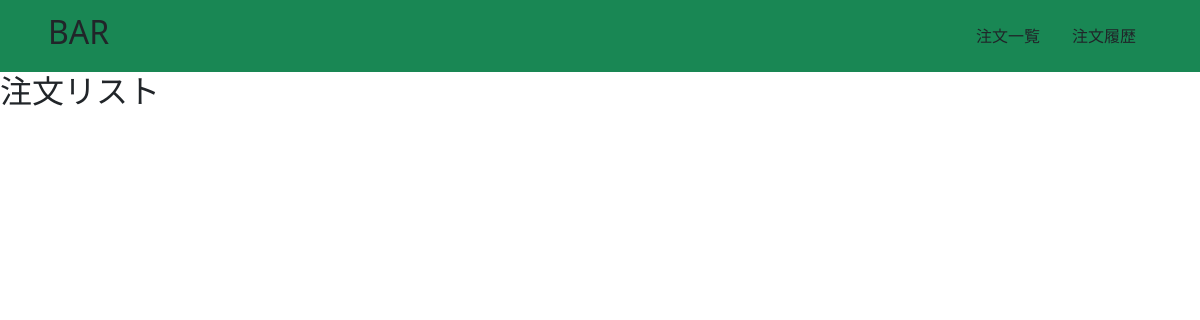
Page /cart_list/ on the earlier database version.
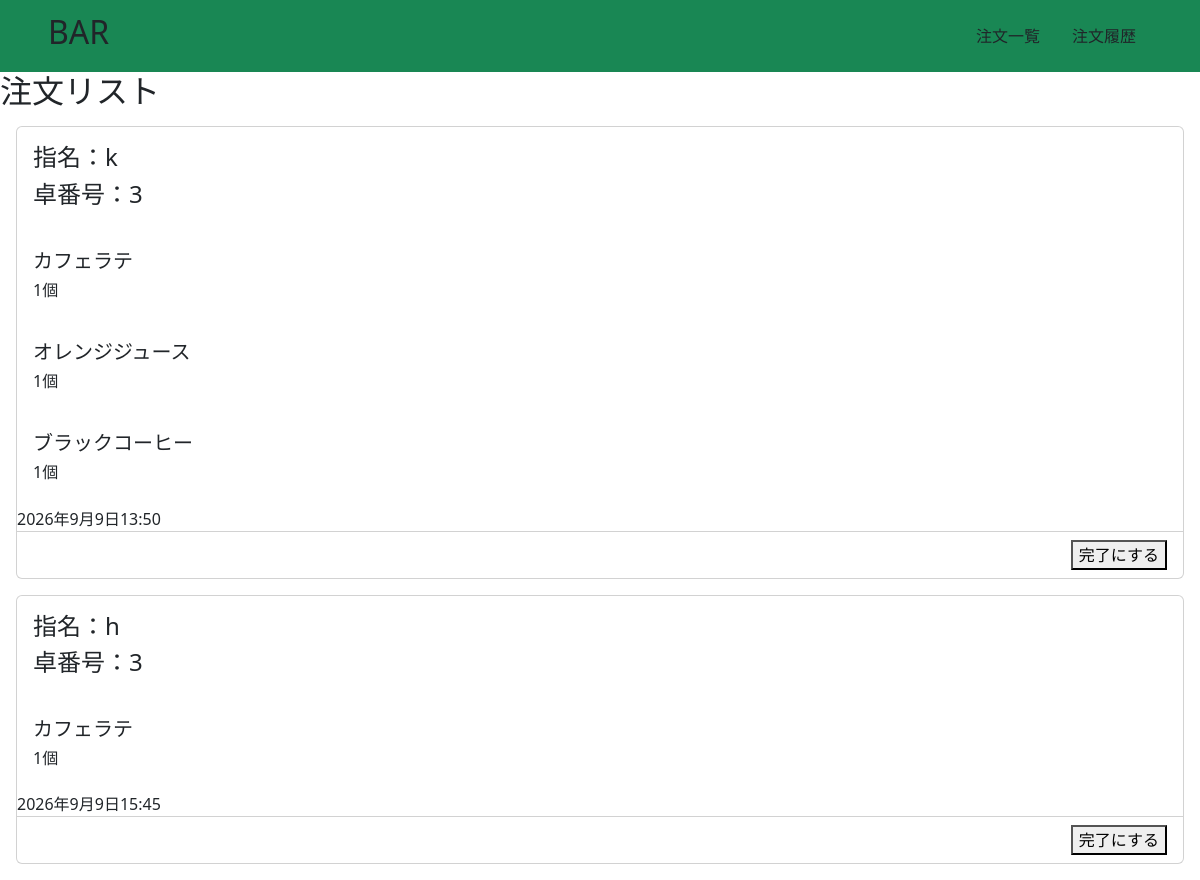
Same page on the later database version.
### bar/models.py (models this page shows)
class Order(models.Model):
    table_number = models.IntegerField()
    staff = models.ForeignKey(Staff, on_delete=models.SET_NULL, null=True)
    created_at = models.DateTimeField(auto_now_add=True)
    is_completed = models.BooleanField(default=False)

class Staff(models.Model):
    name = models.CharField(max_length=100)
    photo = models.ImageField(blank=True, null=True)
    def __str__(self):
        return self.name

class OrderItem(models.Model):
    order = models.ForeignKey(Order, on_delete=models.CASCADE, related_name="items")
    product = models.ForeignKey(Product, on_delete=models.PROTECT)
    quantity = models.IntegerField()

class Product(models.Model):
    name = models.CharField(max_length=100)
    price = models.IntegerField()
    category = models.CharField(max_length=100, choices=CATEGORY)
    def __str__(self):
        return self.name

### bar/views.py (the view)
# urls.py: path("cart_list/", views.StaffCartList.as_view(), name="cart_list"),
class StaffCartList(ListView):
    template_name = "staff/cart_list.html"
    model = Order
    ordering = ["created_at"]

### bar/templates/staff/cart_list.html (shortened to what this page needs)
{% extends 'staff_base.html' %}
{% block content %}
<h2>注文リスト</h2>
{% for order in object_list %}
{% if order.is_completed == False %}
<div class="card m-3">
    <div class="p-3">
        <h4>指名：{{order.staff}}</h4>
        <h4>卓番号：{{order.table_number}}</h4>
    </div>
    {% for item in order.items.all %}
    <div class="card-body">
        <h5 class="card-name">{{ item.product }}</h5>
        <h6>{{ item.quantity }}個</h6>
    </div>
    {% endfor %}
    {{order.created_at}}
    <div class="card-footer d-flex justify-content-end bg-transparent">
        <button type="button" class="ms-auto" onclick="completeOrder({{order.id}})">完了にする</button>
    </div>
</div>
{% endif %}
{% endfor %}
{% endblock content %}

### bar/templates/staff_base.html (shortened to what this page needs)
<!doctype html>
<html lang="en">
<head>
    <link href="https://cdn.jsdelivr.net/npm/bootstrap@5.3.8/dist/css/bootstrap.min.css" rel="stylesheet"
>
</head>
<body>
    <nav class="navbar navber-dark bg-success sticky-top">
        <h2 class="mx-5">BAR</h2>
        <div class="navber-nav d-flex flex-row ms-auto">
            <a class="nav-link mx-3" href="{% url 'cart_list' %}">注文一覧</a>
            <a class="nav-link mx-3" href="{% url 'order_history' %}">注文履歴</a>
        </div>
        <div class="p-4">
    </nav>
    {% block content %}{% endblock content %}
</body>
</html>

Differences in the rows shown:
added Order: staff "k", table_number "3", created_at "2026年9月9日13:50"
added OrderItem: product "カフェラテ", quantity "1", shown under "k"
added OrderItem: product "オレンジジュース", quantity "1", shown under "k"
added OrderItem: product "ブラックコーヒー", quantity "1", shown under "k"
added Order: staff "h", table_number "3", created_at "2026年9月9日15:45"
added OrderItem: product "カフェラテ", quantity "1", shown under "h"
